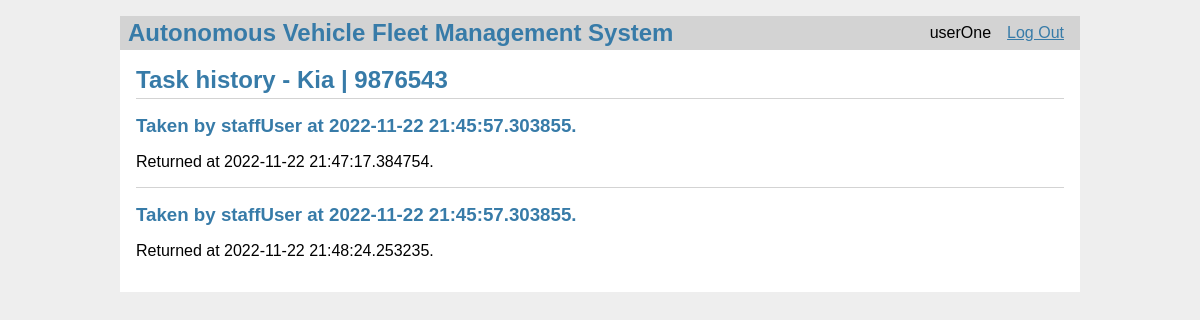
/vehicles/task_history?vid=2 (signed in), run on the app's committed database.
### models.py (models this page shows, shortened)
class User(db.Model):
    id = db.Column(db.Integer, primary_key=True)
    username = db.Column(db.String(80), unique=True, nullable=False)
    password = db.Column(db.String(80), unique=True, nullable=False)
    role = db.Column(db.String(80), unique=False, nullable=False)

class Vehicle(db.Model):
    id = db.Column(db.Integer, primary_key=True)
    manufacturer = db.Column(db.String(80), unique=False, nullable=False)
    license_plate_number = db.Column(
        db.String(80), unique=True, nullable=False)
    user_id = db.Column(db.Integer, nullable=True)
    available = db.Column(db.Boolean, unique=False,
                          nullable=False, default=True)

class VehicleTask(db.Model):
    id = db.Column(db.Integer, primary_key=True)
    vehicle_id = db.Column(db.Integer, nullable=False)
    user_id = db.Column(db.Integer, nullable=False)
    completed = db.Column(db.Boolean, unique=False,
                          nullable=False, default=False)
    start_time = db.Column(db.DateTime, nullable=False)
    end_time = db.Column(db.DateTime, nullable=True)

### vehicles.py (the view)
@bp.route('/task_history', methods=('GET', 'POST'))
def task_history():
    vid = request.args.get('vid')
    vehicle = Vehicle.query.filter_by(id=vid).first()
    tasks = VehicleTask.query.filter_by(vehicle_id=vid).all()
    users = {
        user.id: user for user in
        User.query.filter(User.id.in_(
            [task.user_id for task in tasks]
        )).all()
    }
    return render_template('vehicles/task_history.html', vehicle=vehicle, tasks=tasks, users=users)

### auth.py (called while the page is built)
@bp.before_app_request
def load_logged_in_user():
    user_id = session.get('user_id')
    if user_id is None:
        g.user = None
    else:
        g.user = User.query.filter_by(id=user_id).first()

### templates/vehicles/task_history.html (shortened to what this page needs)
{% extends 'base.html' %}
{% block header %}
<h1>Task history - {% block title %}{{ vehicle.manufacturer }} | {{ vehicle.license_plate_number }}{% endblock %}</h1>
{% endblock %}
{% block content %}
{% for t in tasks %}
<article class="task">
    <header>
        <div>
            <h1>Taken by {{ users[t.user_id].username }} at {{ t.start_time }}.</h1>
            {% if t.end_time %}
            <p>Returned at {{ t.end_time }}.</p>
            {% else %}
            <p>Not yet returned.</p>
            {% endif %}
        </div>
    </header>
</article>
{% if not loop.last %}
<hr>
{% endif %}
{% endfor %}
{% endblock %}

### templates/base.html (shortened to what this page needs)
<!doctype html>
<link rel="stylesheet" href="{{ url_for('static', filename='style.css') }}">
<nav>
    <h1>Autonomous Vehicle Fleet Management System</h1>
    <ul>
        {% if g.user %}
        <li><span>{{ g.user['username'] }}</span>
        <li><a href="{{ url_for('auth.logout') }}">Log Out</a>
            {% else %}
        <li><a href="{{ url_for('auth.register') }}">Register</a>
        <li><a href="{{ url_for('auth.login') }}">Log In</a>
            {% endif %}
    </ul>
</nav>
<section class="content">
    <header>
        {% block header %}{% endblock %}
    </header>
    {% block content %}{% endblock %}
</section>

### static/style.css (style rules this page uses)
h1 { font-family: sans-serif; color: #377ba8; margin: 1rem 0; }
a { color: #377ba8; }
hr { border: none; border-top: 1px solid lightgray; }
nav { background: lightgray; display: flex; align-items: center; padding: 0 0.5rem; }
nav h1 { flex: auto; margin: 0; }
nav ul { display: flex; list-style: none; margin: 0; padding: 0; }
nav ul li a, nav ul li span, header .action { display: block; padding: 0.5rem; }
.content { padding: 0 1rem 1rem; }
.content>header { border-bottom: 1px solid lightgray; display: flex; align-items: flex-end; }
.content>header h1 { flex: auto; margin: 1rem 0 0.25rem 0; }
.content:last-child { margin-bottom: 0; }

### data on the page
User: user.username "userOne"
Vehicle: manufacturer "Kia", license_plate_number "9876543"
VehicleTask: start_time "2022-11-22 21:45:57.303855", end_time "2022-11-22 21:47:17.384754"
User: username "staffUser"
VehicleTask: start_time "2022-11-22 21:45:57.303855", end_time "2022-11-22 21:48:24.253235"
